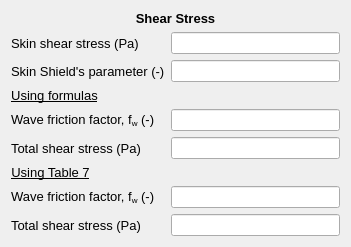
     <widget class="QWidget" name="formLayoutWidget_15">
      <property name="geometry">
       <rect>
        <x>400</x>
        <y>560</y>
        <width>351</width>
        <height>224</height>
       </rect>
      </property>
      <layout class="QFormLayout" name="formLayout_17">
       <item row="1" column="0" colspan="2">
        <widget class="QLabel" name="roughness_lbl_5">
         <property name="font">
          <font>
           <family>MS Shell Dlg 2</family>
           <pointsize>10</pointsize>
           <weight>75</weight>
           <bold>true</bold>
          </font>
         </property>
         <property name="text">
          <string>&lt;html&gt;&lt;head/&gt;&lt;body&gt;&lt;p align=&quot;center&quot;&gt;Shear Stress&lt;/p&gt;&lt;/body&gt;&lt;/html&gt;</string>
         </property>
        </widget>
       </item>
       <item row="2" column="0">
        <widget class="QLabel" name="skinShear_Wave_lbl">
         <property name="font">
          <font>
           <family>MS Shell Dlg 2</family>
           <pointsize>10</pointsize>
           <weight>50</weight>
           <bold>false</bold>
           <strikeout>false</strikeout>
           <kerning>true</kerning>
          </font>
         </property>
         <property name="text">
          <string>Skin shear stress (Pa)</string>
         </property>
        </widget>
       </item>
       <item row="2" column="1">
        <widget class="QLineEdit" name="skinShear_Wave_txt">
         <property name="readOnly">
          <bool>true</bool>
         </property>
        </widget>
       </item>
       <item row="3" column="0">
        <widget class="QLabel" name="skinShields_Wave_lbl">
         <property name="font">
          <font>
           <family>MS Shell Dlg 2</family>
           <pointsize>10</pointsize>
           <weight>50</weight>
           <bold>false</bold>
           <strikeout>false</strikeout>
           <kerning>true</kerning>
          </font>
         </property>
         <property name="text">
          <string>Skin Shield's parameter (-)</string>
         </property>
        </widget>
       </item>
       <item row="3" column="1">
        <widget class="QLineEdit" name="skinShields_Wave_txt">
         <property name="readOnly">
          <bool>true</bool>
         </property>
        </widget>
       </item>
       <item row="4" column="0">
        <widget class="QLabel" name="roughness_lbl_6">
         <property name="font">
          <font>
           <family>MS Shell Dlg 2</family>
           <pointsize>10</pointsize>
           <weight>75</weight>
           <bold>true</bold>
          </font>
         </property>
         <property name="text">
          <string>&lt;html&gt;&lt;head/&gt;&lt;body&gt;&lt;p align=&quot;center&quot;&gt;&lt;span style=&quot; font-weight:400; text-decoration: underline;&quot;&gt;Using formulas&lt;/span&gt;&lt;/p&gt;&lt;/body&gt;&lt;/html&gt;</string>
         </property>
        </widget>
       </item>
       <item row="5" column="0">
        <widget class="QLabel" name="fwZ0_lbl">
         <property name="font">
          <font>
           <family>MS Shell Dlg 2</family>
           <pointsize>10</pointsize>
          </font>
         </property>
         <property name="text">
          <string>&lt;html&gt;&lt;head/&gt;&lt;body&gt;&lt;p&gt;Wave friction factor, f&lt;span style=&quot; vertical-align:sub;&quot;&gt;w&lt;/span&gt; (-)&lt;/p&gt;&lt;/body&gt;&lt;/html&gt;</string>
         </property>
        </widget>
       </item>
       <item row="5" column="1">
        <widget class="QLineEdit" name="fwZ0_txt">
         <property name="readOnly">
          <bool>true</bool>
         </property>
        </widget>
       </item>
       <item row="6" column="0">
        <widget class="QLabel" name="tauTotalZ0_lbl">
         <property name="font">
          <font>
           <family>MS Shell Dlg 2</family>
           <pointsize>10</pointsize>
          </font>
         </property>
         <property name="text">
          <string>Total shear stress (Pa)</string>
         </property>
        </widget>
       </item>
       <item row="6" column="1">
        <widget class="QLineEdit" name="tauTotalZ0_txt">
         <property name="readOnly">
          <bool>true</bool>
         </property>
        </widget>
       </item>
       <item row="7" column="0">
        <widget class="QLabel" name="roughness_lbl_7">
         <property name="font">
          <font>
           <family>MS Shell Dlg 2</family>
           <pointsize>10</pointsize>
           <weight>75</weight>
           <bold>true</bold>
          </font>
         </property>
         <property name="text">
          <string>&lt;html&gt;&lt;head/&gt;&lt;body&gt;&lt;p align=&quot;center&quot;&gt;&lt;span style=&quot; font-weight:400; text-decoration: underline;&quot;&gt;Using Table 7&lt;/span&gt;&lt;/p&gt;&lt;/body&gt;&lt;/html&gt;</string>
         </property>
        </widget>
       </item>
       <item row="8" column="0">
        <widget class="QLabel" name="fwTable_lbl">
         <property name="font">
          <font>
           <family>MS Shell Dlg 2</family>
           <pointsize>10</pointsize>
          </font>
         </property>
         <property name="text">
          <string>&lt;html&gt;&lt;head/&gt;&lt;body&gt;&lt;p&gt;Wave friction factor, f&lt;span style=&quot; vertical-align:sub;&quot;&gt;w&lt;/span&gt; (-)&lt;/p&gt;&lt;/body&gt;&lt;/html&gt;</string>
         </property>
        </widget>
       </item>
       <item row="9" column="0">
        <widget class="QLabel" name="tauTotalTable_lbl">
         <property name="font">
          <font>
           <family>MS Shell Dlg 2</family>
           <pointsize>10</pointsize>
          </font>
         </property>
         <property name="text">
          <string>Total shear stress (Pa)</string>
         </property>
        </widget>
       </item>
       <item row="8" column="1">
        <widget class="QLineEdit" name="fwTable_txt">
         <property name="readOnly">
          <bool>true</bool>
         </property>
        </widget>
       </item>
       <item row="9" column="1">
        <widget class="QLineEdit" name="tauTotalTable_txt">
         <property name="readOnly">
          <bool>true</bool>
         </property>
        </widget>
       </item>
      </layout>
     </widget>
